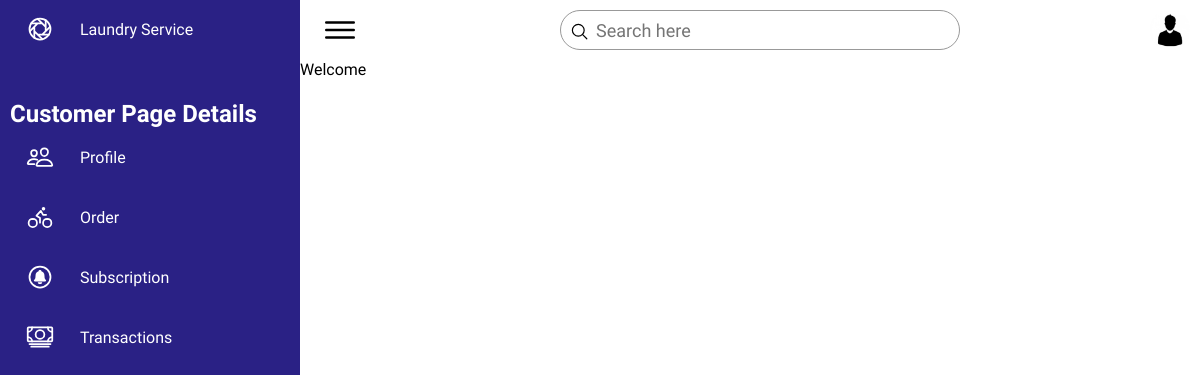
Page /home/index.php (signed in) on the earlier database version.
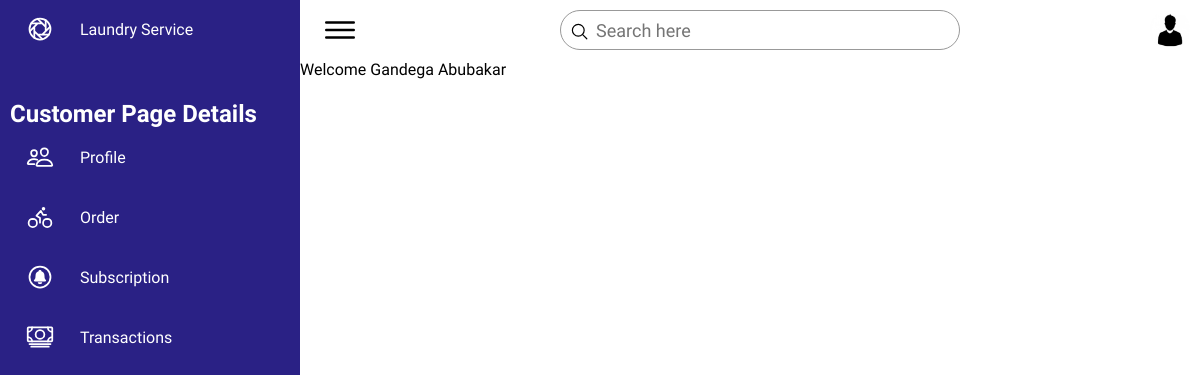
Same page on the later database version.
### tables this page shows
CREATE TABLE `customers` (
  `customer_id` bigint NOT NULL,
  `customer_name` varchar(100) NOT NULL,
  `customer_email` varchar(100) NOT NULL,
  `customer_password` varchar(100) NOT NULL,
  `customer_phone` varchar(20) NOT NULL,
  `customer_address` varchar(100) NOT NULL,
  `customer_image` mediumblob
);

### system.php (called while the page is built, shortened)
<?php
	class System{
        private static $system;
		public $dbservername;
		private $dbusername;
		private $dbpassword;
		private $dbname;
		private $dbconn;
		public function initialize(){
			$this->dbservername = "localhost";
			$this->dbusername = "root";
			$this->dbpassword = "";
			$this->dbname = "laundryservice";
			$this->UNSPECIFIED = "unspecified";
		}
        public static function getSystem(){
            if(!isset(self::$system)){
                self::$system = new System();
            }
            return self::$system;
        }
		public function connectWithDatabase(){
			$this->dbconn = new mysqli($this->dbservername, $this->dbusername, $this->dbpassword, $this->dbname);
		}
        public function isDataexists($sql){
			$result = $this->dbconn->query($sql);
			if($result->num_rows > 0) return TRUE;
			else return FALSE;
		}
		public function executeQuery($sql){
			$result = $this->dbconn->query($sql);
			return $result;
		}
		public function getCustomerInformation($email){
			$sql = "SELECT * FROM customers WHERE customer_email = '$email'";
			if($this->isDataexists($sql)){
				$result = $this->executeQuery($sql);
				return mysqli_fetch_assoc($result);
			}
			return FALSE;
		}
	}
?>

### home/index.php (the view)
<?php include('./../inc/customerHeader.php'); ?>
<?php
    echo 'Welcome '.$user['customer_name'];
?>
<?php include('./../inc/customerFooter.php'); ?>

Differences in the rows shown:
now on this page (row edited): customers: customer_name "Gandega Abubakar"
